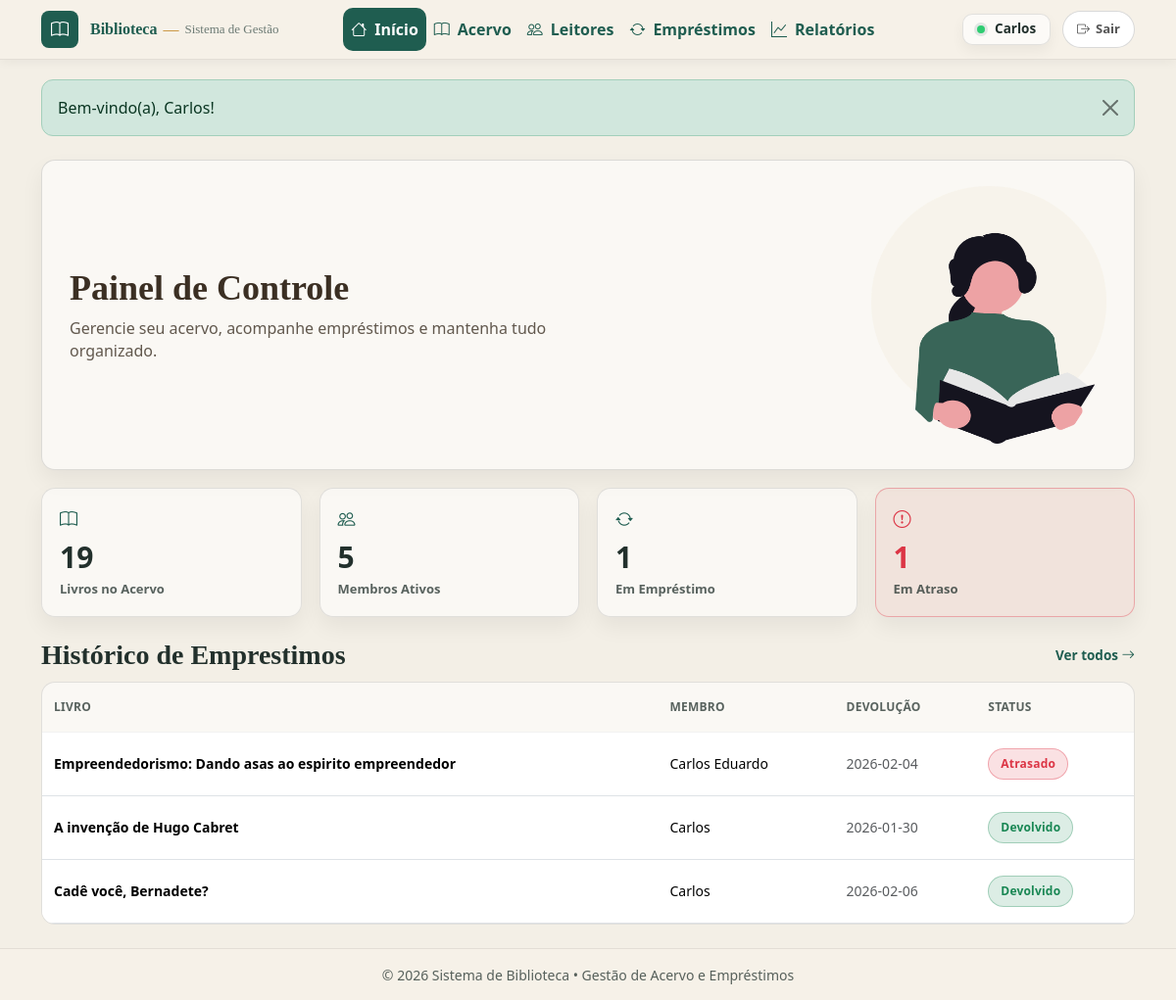
/index.php (signed in), run on the app's committed database.
### tables this page shows
CREATE TABLE `emprestimos` (
  `id` int(11) NOT NULL,
  `id_usuario` int(11) NOT NULL,
  `id_livro` int(11) NOT NULL,
  `data_emprestimo` date DEFAULT curdate(),
  `data_prevista` date DEFAULT NULL,
  `data_devolucao` date DEFAULT NULL,
  `devolvido` tinyint(1) DEFAULT 0
);

CREATE TABLE `livros` (
  `id` int(11) NOT NULL,
  `titulo` varchar(150) NOT NULL,
  `autor` varchar(100) DEFAULT NULL,
  `ano_publicacao` int(11) DEFAULT NULL,
  `disponivel` tinyint(1) DEFAULT 1,
  `criado_em` timestamp NOT NULL DEFAULT current_timestamp(),
  `ISBN` varchar(20) DEFAULT NULL,
  `qtd_total` int(11) NOT NULL DEFAULT 1,
  `qtd_disp` int(11) NOT NULL DEFAULT 1,
  `categoria` int(11) DEFAULT NULL
);

CREATE TABLE `usuarios` (
  `id` int(11) NOT NULL,
  `nome` varchar(100) NOT NULL,
  `email` varchar(255) DEFAULT NULL,
  `telefone` varchar(20) DEFAULT NULL,
  `criado_em` timestamp NOT NULL DEFAULT current_timestamp(),
  `perfil` enum('admin','leitor') NOT NULL,
  `cpf` varchar(14) NOT NULL,
  `ativo` tinyint(1) NOT NULL DEFAULT 1
);

### index.php (the view, shortened to what this page needs)
<?php
include("conexao.php");
include("includes/header.php");
$livros_total = (int)mysqli_fetch_assoc(mysqli_query($conn, "SELECT COUNT(*) AS c FROM livros"))['c'];
$usuarios_total = (int)mysqli_fetch_assoc(mysqli_query($conn, "SELECT COUNT(*) AS c FROM usuarios"))['c'];
$em_emprestimo = (int)mysqli_fetch_assoc(mysqli_query($conn, "SELECT COUNT(*) AS c FROM emprestimos WHERE devolvido = 0"))['c'];
$atrasados = (int)mysqli_fetch_assoc(mysqli_query(
  $conn,
  "SELECT COUNT(*) AS c
   FROM emprestimos
   WHERE devolvido = 0
     AND data_prevista IS NOT NULL
     AND data_prevista < CURDATE()"
))['c'];
$sql_recent = "
SELECT
  e.id,
  e.data_prevista,
  e.data_devolucao,
  e.devolvido,
  u.nome AS membro,
  l.titulo AS livro
FROM emprestimos e
JOIN usuarios u ON u.id = e.id_usuario
JOIN livros l ON l.id = e.id_livro
ORDER BY e.id DESC
LIMIT 5
";
$recentes = mysqli_query($conn, $sql_recent);
$hoje = date('Y-m-d');
?>
<div class="container my-4">
  <div class="dash-hero">
    <div class="dash-hero__text">
      <h2 class="dash-hero__title">Painel de Controle</h2>
      <p class="dash-hero__sub">
        Gerencie seu acervo, acompanhe empréstimos e mantenha tudo organizado.
      </p>
    </div>
    <div class="dash-hero__img">
      <img src="<?= $base ?>/assets/reader.png" alt="Ilustração leitura">
    </div>
  </div>
  <div class="dash-kpis">
    <div class="kpi-card">
      <div class="kpi-ic"><i class="bi bi-book"></i></div>
      <div class="kpi-num"><?= $livros_total ?></div>
      <div class="kpi-label">Livros no Acervo</div>
    </div>
    <div class="kpi-card">
      <div class="kpi-ic"><i class="bi bi-people"></i></div>
      <div class="kpi-num"><?= $usuarios_total ?></div>
      <div class="kpi-label">Membros Ativos</div>
    </div>
    <div class="kpi-card">
      <div class="kpi-ic"><i class="bi bi-arrow-repeat"></i></div>
      <div class="kpi-num"><?= $em_emprestimo ?></div>
      <div class="kpi-label">Em Empréstimo</div>
    </div>
    <div class="kpi-card kpi-danger">
      <div class="kpi-ic"><i class="bi bi-exclamation-circle"></i></div>
      <div class="kpi-num"><?= $atrasados ?></div>
      <div class="kpi-label">Em Atraso</div>
    </div>
  </div>
  <div class="dash-section">
    <div class="dash-section__head">
      <h3 class="dash-h3">Histórico de Emprestimos</h3>
      <a class="dash-link" href="emprestimos/listar.php">
        Ver todos <i class="bi bi-arrow-right"></i>
      </a>
    </div>
    <div class="dash-table">
      <div class="table-responsive">
        <table class="table table-clean align-middle mb-0">
          <thead>
            <tr>
              <th>Livro</th>
              <th>Membro</th>
              <th>Devolução</th>
              <th>Status</th>
            </tr>
          </thead>
          <tbody>
            <?php if ($recentes && mysqli_num_rows($recentes) > 0) { ?>
              <?php while ($e = mysqli_fetch_assoc($recentes)) {
                $devolvido = (int)$e['devolvido'];
                $prevista  = $e['data_prevista'] ?? null;
                $atrasado  = ($devolvido === 0 && !empty($prevista) && $prevista < $hoje);
              ?>
                <tr>
                  <td class="fw-semibold"><?= htmlspecialchars($e['livro']) ?></td>
                  <td><?= htmlspecialchars($e['membro']) ?></td>
                  <td class="text-muted">
                    <?php
                      if ($devolvido === 1) {
                        echo htmlspecialchars($e['data_devolucao'] ?? '-');
                      } else {
                        echo htmlspecialchars($e['data_prevista'] ?? '-');
                      }
                    ?>
                  </td>
                  <td>
                    <?php if ($devolvido === 1) { ?>
                      <span class="badge-status badge-done">Devolvido</span>
                    <?php } elseif ($atrasado) { ?>
                      <span class="badge-status badge-late">Atrasado</span>
                    <?php } else { ?>
                      <span class="badge-status badge-open">Aberto</span>
                    <?php } ?>
                  </td>
                </tr>
              <?php } ?>
            <?php } ?>
          </tbody>
        </table>
      </div>
    </div>
  </div>
</div>
<?php include("includes/footer.php"); ?>

### assets/css/base.css (style rules this page uses)
:root { --green: #1f5d50; --green-2: #17463d; --beige: #f3efe6; --gold: #c58a2a; --text: #22302c; --muted: #6c7a74; --shadow: 0 16px 34px rgba(0,0,0,.10); }
* { box-sizing: border-box; }
body.app-body { background: var(--beige); color: var(--text); min-height: 100vh; display: flex; flex-direction: column; }

### assets/css/components.css (style rules this page uses)
.badge-status { display:inline-flex; align-items:center; gap: 6px; padding: 6px 12px; border-radius: 999px; font-size: 12px; font-weight: 800; letter-spacing: .2px; }
.badge-done { background: rgba(25,135,84,.15); border: 1px solid rgba(25,135,84,.3); color: #198754; }
.badge-late { background: rgba(220,53,69,.15); border: 1px solid rgba(220,53,69,.35); color: #dc3545; }

### assets/css/tables.css (style rules this page uses)
.table-clean thead th { background: transparent; border-bottom: 0 !important; color: rgba(34,48,44,.75); font-weight: 800; font-size: 12px; letter-spacing: .02em; padding: 16px 12px; text-transform: uppercase; }
.table-clean tbody td { border-top: 1px solid rgba(0,0,0,.05) !important; padding: 16px 12px; font-size: 14px; vertical-align: middle; }

### assets/css/dashboard.css (style rules this page uses)
.dash-kpis { margin-top: 18px; display: grid; grid-template-columns: repeat(4, 1fr); gap: 18px; }
.kpi-card { background: rgba(255,255,255,.55); border: 1px solid rgba(0,0,0,.10); border-radius: 14px; padding: 18px; box-shadow: 0 10px 22px rgba(0,0,0,.06); }
.kpi-ic { color: var(--green); font-size: 18px; margin-bottom: 10px; }
.kpi-num { font-weight: 900; font-size: 30px; color: var(--text); line-height: 1; }
.kpi-label { margin-top: 8px; color: rgba(34,48,44,.75); font-size: 13px; font-weight: 700; }
.kpi-danger { border-color: rgba(220,53,69,.35); background: rgba(220,53,69,.06); }
.kpi-danger .kpi-ic, .kpi-danger .kpi-num { color: #dc3545; }
.dash-hero { background: rgba(255,255,255,.55); border: 1px solid rgba(0,0,0,.12); border-radius: 14px; padding: 26px 28px; display: grid; grid-template-columns: 1fr 320px; align-items: center; gap: 24px; box-shadow: 0 10px 22px rgba(0,0,0,.06); margin-bottom: 18px; }
.dash-hero__title { font-family: Georgia, "Times New Roman", serif; font-weight: 800; font-size: 36px; margin: 0 0 8px; color: #3b2f23; }
.dash-hero__sub { margin: 0; color: rgba(59,47,35,.80); max-width: 520px; line-height: 1.4; }
.dash-hero__img { display:flex; justify-content:flex-end; align-items:center; }
.dash-hero__img img { width: 240px; max-width: 100%; height: auto; display:block; opacity: .95; }
.dash-section { margin-top: 22px; }
.dash-section__head { display:flex; align-items:center; justify-content:space-between; gap: 12px; margin-bottom: 10px; }
.dash-h3 { font-family: Georgia, "Times New Roman", serif; font-weight: 800; margin: 0; color: var(--text); }
.dash-link { color: var(--green); text-decoration: none; font-weight: 800; font-size: 13.5px; }
.dash-table { background: rgba(255,255,255,.55); border: 1px solid rgba(0,0,0,.10); border-radius: 14px; overflow: hidden; }

### data on the page
emprestimos: id_livro.titulo "Empreendedorismo: Dando asas ao espirito empreendedor", id_usuario.nome "Carlos Eduardo", data_prevista "2026-02-04", devolvido "Atrasado"
emprestimos: id_livro.titulo "A invenção de Hugo Cabret", id_usuario.nome "Carlos", data_devolucao "2026-01-30", devolvido "Devolvido"
emprestimos: id_livro.titulo "Cadê você, Bernadete?", id_usuario.nome "Carlos", data_devolucao "2026-02-06", devolvido "Devolvido"

### other printed values
$_SESSION['auth']['nome'] "Carlos"
$flash['message'] "Bem-vindo(a), Carlos!"
$livros_total "19"
$usuarios_total "5"
$em_emprestimo "1"
$atrasados "1"
